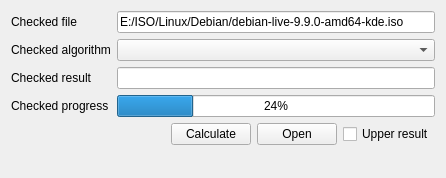
<?xml version="1.0" encoding="UTF-8"?>
<ui version="4.0">
 <class>xToolsFileCheckAssistant</class>
 <widget class="QWidget" name="xToolsFileCheckAssistant">
  <property name="geometry">
   <rect>
    <x>0</x>
    <y>0</y>
    <width>446</width>
    <height>178</height>
   </rect>
  </property>
  <property name="windowTitle">
   <string>Form</string>
  </property>
  <layout class="QGridLayout" name="gridLayout">
   <item row="4" column="0" colspan="2">
    <widget class="QLabel" name="remainTimeLabel">
     <property name="text">
      <string/>
     </property>
    </widget>
   </item>
   <item row="5" column="0" colspan="5">
    <widget class="QLabel" name="messageLabel">
     <property name="text">
      <string/>
     </property>
     <property name="alignment">
      <set>Qt::AlignCenter</set>
     </property>
    </widget>
   </item>
   <item row="4" column="4">
    <widget class="QCheckBox" name="upperCheckBox">
     <property name="text">
      <string>Upper result</string>
     </property>
    </widget>
   </item>
   <item row="3" column="1" colspan="4">
    <widget class="QProgressBar" name="calculatorProgressBar">
     <property name="layoutDirection">
      <enum>Qt::LeftToRight</enum>
     </property>
     <property name="autoFillBackground">
      <bool>false</bool>
     </property>
     <property name="value">
      <number>24</number>
     </property>
     <property name="textDirection">
      <enum>QProgressBar::TopToBottom</enum>
     </property>
    </widget>
   </item>
   <item row="2" column="1" colspan="4">
    <widget class="QLineEdit" name="resultLineEdit"/>
   </item>
   <item row="0" column="1" colspan="4">
    <widget class="QLineEdit" name="filePathlineEdit">
     <property name="text">
      <string notr="true">E:/ISO/Linux/Debian/debian-live-9.9.0-amd64-kde.iso</string>
     </property>
    </widget>
   </item>
   <item row="0" column="0">
    <widget class="QLabel" name="label">
     <property name="sizePolicy">
      <sizepolicy hsizetype="Fixed" vsizetype="Preferred">
       <horstretch>0</horstretch>
       <verstretch>0</verstretch>
      </sizepolicy>
     </property>
     <property name="text">
      <string>Checked file</string>
     </property>
    </widget>
   </item>
   <item row="3" column="0">
    <widget class="QLabel" name="label_4">
     <property name="sizePolicy">
      <sizepolicy hsizetype="Preferred" vsizetype="Preferred">
       <horstretch>0</horstretch>
       <verstretch>0</verstretch>
      </sizepolicy>
     </property>
     <property name="text">
      <string>Checked progress</string>
     </property>
    </widget>
   </item>
   <item row="1" column="0">
    <widget class="QLabel" name="label_2">
     <property name="sizePolicy">
      <sizepolicy hsizetype="Preferred" vsizetype="Preferred">
       <horstretch>0</horstretch>
       <verstretch>0</verstretch>
      </sizepolicy>
     </property>
     <property name="text">
      <string>Checked algorithm</string>
     </property>
    </widget>
   </item>
   <item row="2" column="0">
    <widget class="QLabel" name="label_3">
     <property name="sizePolicy">
      <sizepolicy hsizetype="Preferred" vsizetype="Preferred">
       <horstretch>0</horstretch>
       <verstretch>0</verstretch>
      </sizepolicy>
     </property>
     <property name="text">
      <string>Checked result</string>
     </property>
    </widget>
   </item>
   <item row="1" column="1" colspan="4">
    <widget class="QComboBox" name="algorithmComboBox"/>
   </item>
   <item row="4" column="2">
    <widget class="QPushButton" name="startStopPushButton">
     <property name="text">
      <string>Calculate</string>
     </property>
    </widget>
   </item>
   <item row="4" column="3">
    <widget class="QPushButton" name="openPushButton">
     <property name="text">
      <string>Open</string>
     </property>
    </widget>
   </item>
  </layout>
 </widget>
 <resources/>
 <connections/>
</ui>
